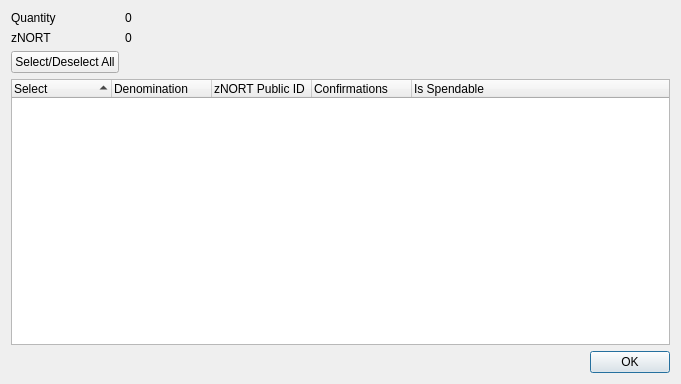
<?xml version="1.0" encoding="UTF-8"?>
<ui version="4.0">
 <class>ZNORTControlDialog</class>
 <widget class="QDialog" name="ZNORTControlDialog">
  <property name="geometry">
   <rect>
    <x>0</x>
    <y>0</y>
    <width>681</width>
    <height>384</height>
   </rect>
  </property>
  <property name="minimumSize">
   <size>
    <width>681</width>
    <height>384</height>
   </size>
  </property>
  <property name="windowTitle">
   <string>Select zNORT to Spend</string>
  </property>
  <layout class="QGridLayout" name="gridLayout">
   <item row="0" column="0">
    <layout class="QFormLayout" name="formLayout">
     <property name="sizeConstraint">
      <enum>QLayout::SetDefaultConstraint</enum>
     </property>
     <item row="0" column="0">
      <widget class="QLabel" name="labelQuantity">
       <property name="text">
        <string>Quantity</string>
       </property>
      </widget>
     </item>
     <item row="0" column="1">
      <widget class="QLabel" name="labelQuantity_int">
       <property name="text">
        <string>0</string>
       </property>
      </widget>
     </item>
     <item row="1" column="0">
      <widget class="QLabel" name="labelZNORT">
       <property name="text">
        <string>zNORT</string>
       </property>
      </widget>
     </item>
     <item row="1" column="1">
      <widget class="QLabel" name="labelZNORT_int">
       <property name="text">
        <string>0</string>
       </property>
      </widget>
     </item>
     <item row="2" column="0">
      <widget class="QPushButton" name="pushButtonAll">
       <property name="text">
        <string>Select/Deselect All</string>
       </property>
      </widget>
     </item>
    </layout>
   </item>
   <item row="1" column="0">
    <layout class="QVBoxLayout" name="verticalLayout">
     <item>
      <widget class="QTreeWidget" name="treeWidget">
       <property name="minimumSize">
        <size>
         <width>0</width>
         <height>250</height>
        </size>
       </property>
       <property name="alternatingRowColors">
        <bool>true</bool>
       </property>
       <property name="sortingEnabled">
        <bool>true</bool>
       </property>
       <property name="columnCount">
        <number>5</number>
       </property>
       <attribute name="headerDefaultSectionSize">
        <number>100</number>
       </attribute>
       <column>
        <property name="text">
         <string notr="true">Select</string>
        </property>
       </column>
       <column>
        <property name="text">
         <string notr="true">Denomination</string>
        </property>
       </column>
       <column>
        <property name="text">
         <string notr="true">zNORT Public ID</string>
        </property>
       </column>
       <column>
        <property name="text">
         <string notr="true">Confirmations</string>
        </property>
       </column>
       <column>
        <property name="text">
         <string>Is Spendable</string>
        </property>
       </column>
      </widget>
     </item>
     <item>
      <widget class="QDialogButtonBox" name="buttonBox">
       <property name="orientation">
        <enum>Qt::Horizontal</enum>
       </property>
       <property name="standardButtons">
        <set>QDialogButtonBox::Ok</set>
       </property>
      </widget>
     </item>
    </layout>
   </item>
  </layout>
 </widget>
 <resources/>
 <connections>
  <connection>
   <sender>buttonBox</sender>
   <signal>accepted()</signal>
   <receiver>ZNORTControlDialog</receiver>
   <slot>accept()</slot>
   <hints>
    <hint type="sourcelabel">
     <x>248</x>
     <y>254</y>
    </hint>
    <hint type="destinationlabel">
     <x>157</x>
     <y>274</y>
    </hint>
   </hints>
  </connection>
  <connection>
   <sender>buttonBox</sender>
   <signal>rejected()</signal>
   <receiver>ZNORTControlDialog</receiver>
   <slot>reject()</slot>
   <hints>
    <hint type="sourcelabel">
     <x>316</x>
     <y>260</y>
    </hint>
    <hint type="destinationlabel">
     <x>286</x>
     <y>274</y>
    </hint>
   </hints>
  </connection>
 </connections>
</ui>
